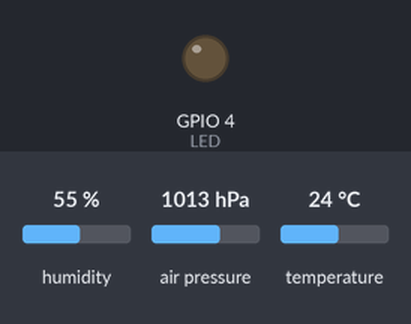
The sketch below on a simulated ESP8266 (NodeMCU). Parts: output pins drawn as LEDs (lit = HIGH). Wiring (inferred from the names in the program): BME280 sensor at I2C address 0x76. The test bench sets the inputs (shaded band); at power-on: humidity 55 %, air pressure 1013 hPa, temperature 24 °C. WiFi joins after 1.5 s; servers stay silent unless stated; uploads are accepted with an empty reply; what the sketch prints to the serial monitor is not drawn. At 1.8 s the program puts the board to deep sleep or switches it off; the recording ends there.

Above: at 0.1 s.
At 1.1 s:
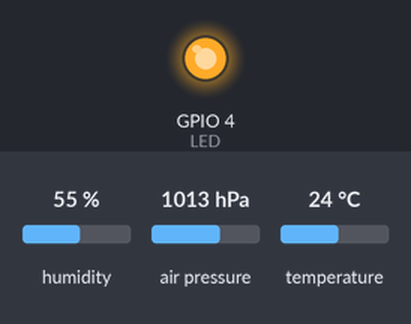
Timing chart, 0 to 1.8 s (numbered marks = the images above):
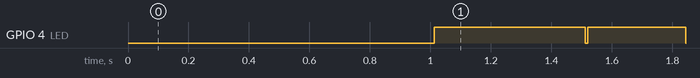

Measured:
- by itself, GPIO 4 (LED): LOW → HIGH at 1.0 s, → LOW 0.50 s later, → HIGH 0.01 s later, → LOW 0.32 s later

The sketch:

Arduino-ESP8266-BME280.ino
```cpp
#include <ESP8266WiFi.h>
#include <Wire.h>
#include "BME280.h"
#include "Ambient.h"

extern "C" {
#include "user_interface.h"
}

#define _DEBUG 1
#if _DEBUG
#define DBG(...) { Serial.print(__VA_ARGS__); }
#define DBGLED(...) { digitalWrite(__VA_ARGS__); }
#else
#define DBG(...)
#define DBGLED(...)
#endif /* _DBG */

#define LED 4
#define SDA 14
#define SCL 13

#define PERIOD 300

const char* ssid = "ssid";
const char* password = "password";
WiFiClient client;

unsigned int channelId = 100;
const char* writeKey = "...writeKey...";
Ambient ambient;

BME280 bme280;

void ftoa(double val, char *buf) {
    itoa((int)val, buf, 10);
    int i = strlen(buf);
    buf[i++] = '.';
    val = (int)(val * 10) % 10;
    itoa(val, &buf[i], 10);
}

void setup()
{
    int t = millis();
    wifi_set_sleep_type(LIGHT_SLEEP_T);

#ifdef _DEBUG
    Serial.begin(115200);
    delay(10);
#endif
    DBG("Start");
    pinMode(LED, OUTPUT);

    WiFi.begin(ssid, password);

    int i = 0;
    while (WiFi.status() != WL_CONNECTED) {
        delay(500);

        DBGLED(LED, i++ % 2);
        DBG(".");
    }

    DBGLED(LED, LOW);
    DBG("WiFi connected");
    DBG("IP address: ");
    DBG(WiFi.localIP());
    DBG("\r\n");

    ambient.begin(channelId, writeKey, &client);
    bme280.begin(SDA, SCL);

    // 電源投入直後の値は不安定なので、読み捨てる
    bme280.readTemperature();
    bme280.readHumidity();
    bme280.readPressure();
    double temp = 0.0, pressure = 0.0, humid=0.0;
    char tempbuf[12];
    char humidbuf[12];
    char pressurebuf[12];

    temp = bme280.readTemperature();
    humid = bme280.readHumidity();
    pressure = bme280.readPressure();

    DBG("temp: ");
    DBG(temp);
    DBG(" DegC,  humid: ");
    DBG(humid);
    DBG(" %, pressure: ");
    DBG(pressure);
    DBG(" hPa\r\n");

    ftoa(temp, tempbuf);
    ambient.set(1, tempbuf);
    ftoa(humid, humidbuf);
    ambient.set(2, humidbuf);
    ftoa(pressure, pressurebuf);
    ambient.set(3, pressurebuf);

    DBGLED(LED, HIGH);

    ambient.send();

    DBGLED(LED, LOW);

    t = millis() - t;
    t = (t < PERIOD * 1000) ? (PERIOD * 1000 - t) : 1;
    ESP.deepSleep(t * 1000, RF_DEFAULT);
    delay(1000);
}


void loop()
{
    while (true) {
        yield();
    }
}
```

Ambient.cpp
```cpp
/*
 * ambient.cpp - Library for sending data to Ambient
 * Created by Takehiko Shimojima, April 21, 2016
 */
#include "Ambient.h"

#define AMBIENT_DEBUG 0

#if AMBIENT_DEBUG
#define DBG(...) { Serial.print(__VA_ARGS__); }
#define ERR(...) { Serial.print(__VA_ARGS__); }
#else
#define DBG(...)
#define ERR(...)
#endif /* AMBIENT_DBG */

const char* AMBIENT_HOST = "54.65.206.59";
int AMBIENT_PORT = 80;
const char* AMBIENT_HOST_DEV = "192.168.0.6";
int AMBIENT_PORT_DEV = 4567;

const char * ambient_keys[] = {"\"d1\":\"", "\"d2\":\"", "\"d3\":\"", "\"d4\":\"", "\"d5\":\"", "\"d6\":\"", "\"d7\":\"", "\"d8\":\"", "\"lat\":\"", "\"lng\":\"", "\"created\":\""};

Ambient::Ambient() {
}

bool
Ambient::begin(unsigned int channelId, const char * writeKey, WiFiClient * c, int dev) {
    this->channelId = channelId;

    if (sizeof(writeKey) > AMBIENT_WRITEKEY_SIZE) {
        ERR("writeKey length > AMBIENT_WRITEKEY_SIZE");
        return false;
    }
    strcpy(this->writeKey, writeKey);

    if(NULL == c) {
        ERR("Socket Pointer is NULL, open a socket.");
        return false;
    }
    this->client = c;
    this->dev = dev;
    if (dev) {
        strcpy(this->host, AMBIENT_HOST_DEV);
        this->port = AMBIENT_PORT_DEV;
    } else {
        strcpy(this->host, AMBIENT_HOST);
        this->port = AMBIENT_PORT;
    }
    for (int i = 0; i < AMBIENT_NUM_PARAMS; i++) {
        this->data[i].set = false;
    }
        return true;
}

bool
Ambient::set(int field, char * data) {
    --field;
    if (field < 0 || field >= AMBIENT_NUM_PARAMS) {
        return false;
    }
    if (strlen(data) > AMBIENT_DATA_SIZE) {
        return false;
    }
    this->data[field].set = true;
    strcpy(this->data[field].item, data);

    return true;
}

bool
Ambient::clear(int field) {
    --field;
    if (field < 0 || field >= AMBIENT_NUM_PARAMS) {
        return false;
    }
    this->data[field].set = false;

    return true;
}

bool
Ambient::send() {

    int retry;
    for (retry = 0; retry < AMBIENT_MAX_RETRY; retry++) {
        int ret;
        ret = this->client->connect(this->host, this->port);
        if (ret) {
            break ;
        }
    }
    if(retry == AMBIENT_MAX_RETRY) {
        ERR("Could not connect socket to host\r\n");
        return false;
    }

    char str[180];
    char body[192];
    char inChar;

    memset(body, 0, sizeof(body));
    strcat(body, "{\"writeKey\":\"");
    strcat(body, this->writeKey);
    strcat(body, "\",");

    for (int i = 0; i < AMBIENT_NUM_PARAMS; i++) {
        if (this->data[i].set) {
            strcat(body, ambient_keys[i]);
            strcat(body, this->data[i].item);
            strcat(body, "\",");
        }
    }
    body[strlen(body) - 1] = '\0';
    strcat(body, "}\r\n");

    memset(str, 0, sizeof(str));
    sprintf(str, "POST /api/v2/channels/%d/data HTTP/1.1\r\n", this->channelId);
    if (this->port == 80) {
        sprintf(&str[strlen(str)], "Host: %s\r\n", this->host);
    } else {
        sprintf(&str[strlen(str)], "Host: %s:%d\r\n", this->host, this->port);
    }
    sprintf(&str[strlen(str)], "Content-Length: %d\r\n", strlen(body));
    sprintf(&str[strlen(str)], "Content-Type: application/json\r\n\r\n");

    DBG("sending: ");DBG(strlen(str));DBG("bytes\r\n");DBG(str);

    int ret;
    ret = this->client->print(str);
    delay(30);
    DBG(ret);DBG(" bytes sent\n\n");
    if (ret == 0) {
        ERR("send failed\n");
        return false;
    }
    ret = this->client->print(body);
    delay(30);
    DBG(ret);DBG(" bytes sent\n\n");
    if (ret == 0) {
        ERR("send failed\n");
        return false;
    }

    while (this->client->available()) {
        inChar = this->client->read();
#if AMBIENT_DEBUG
        Serial.write(inChar);
#endif
    }

    this->client->stop();

    for (int i = 0; i < AMBIENT_NUM_PARAMS; i++) {
        this->data[i].set = false;
    }

    return true;
}

int
Ambient::bulk_send(char *buf) {

    int retry;
    for (retry = 0; retry < AMBIENT_MAX_RETRY; retry++) {
        int ret;
        ret = this->client->connect(this->host, this->port);
        if (ret) {
            break ;
        }
    }
    if(retry == AMBIENT_MAX_RETRY) {
        ERR("Could not connect socket to host\r\n");
        return -1;
    }

    char str[180];
    char inChar;

    memset(str, 0, sizeof(str));
    sprintf(str, "POST /api/v2/channels/%d/dataarray HTTP/1.1\r\n", this->channelId);
    if (this->port == 80) {
        sprintf(&str[strlen(str)], "Host: %s\r\n", this->host);
    } else {
        sprintf(&str[strlen(str)], "Host: %s:%d\r\n", this->host, this->port);
    }
    sprintf(&str[strlen(str)], "Content-Length: %d\r\n", strlen(buf));
    sprintf(&str[strlen(str)], "Content-Type: application/json\r\n\r\n");

    DBG("sending: ");DBG(strlen(str));DBG("bytes\r\n");DBG(str);

    int ret;
    ret = this->client->print(str); // send header
    delay(30);
    DBG(ret);DBG(" bytes sent\n\n");
    if (ret == 0) {
        ERR("send failed\n");
        return -1;
    }

    int sent = 0;
    unsigned long starttime = millis();
    while ((millis() - starttime) < AMBIENT_TIMEOUT) {
        ret = this->client->print(&buf[sent]);
        delay(30);
        DBG(ret);DBG(" bytes sent\n\n");
        if (ret == 0) {
            ERR("send failed\n");
            return -1;
        }
        sent += ret;
        if (sent >= strlen(buf)) {
            break;
        }
    }
    delay(500);

    while (this->client->available()) {
        inChar = this->client->read();
#if AMBIENT_DEBUG
        Serial.write(inChar);
#endif
    }

    this->client->stop();

    for (int i = 0; i < AMBIENT_NUM_PARAMS; i++) {
        this->data[i].set = false;
    }

    return (sent == 0) ? -1 : sent;
}

bool
Ambient::delete_data(const char * userKey) {
    int retry;
    for (retry = 0; retry < AMBIENT_MAX_RETRY; retry++) {
        int ret;
        ret = this->client->connect(this->host, this->port);
        if (ret) {
            break ;
        }
    }
    if(retry == AMBIENT_MAX_RETRY) {
        ERR("Could not connect socket to host\r\n");
        return false;
    }

    char str[180];
    char inChar;

    memset(str, 0, sizeof(str));
    sprintf(str, "DELETE /api/v2/channels/%d/data?userKey=%s HTTP/1.1\r\n", this->channelId, userKey);
    if (this->port == 80) {
        sprintf(&str[strlen(str)], "Host: %s\r\n", this->host);
    } else {
        sprintf(&str[strlen(str)], "Host: %s:%d\r\n", this->host, this->port);
    }
    sprintf(&str[strlen(str)], "Content-Length: 0\r\n");
    sprintf(&str[strlen(str)], "Content-Type: application/json\r\n\r\n");
    DBG(str);

    int ret;
    ret = this->client->print(str);
    delay(30);
    DBG(ret);DBG(" bytes sent\r\n");
    if (ret == 0) {
        ERR("send failed\r\n");
        return false;
    }

    while (this->client->available()) {
        inChar = this->client->read();
#if AMBIENT_DEBUG
        Serial.write(inChar);
#endif
    }

    this->client->stop();

    for (int i = 0; i < AMBIENT_NUM_PARAMS; i++) {
        this->data[i].set = false;
    }

    return true;
}
```

Ambient.h
```cpp
/*
 * ambient.h - Library for sending data to Ambient
 * Created by Takehiko Shimojima, April 21, 2016
 */
#ifndef Ambient_h
#define Ambient_h

#include "Arduino.h"
#include <ESP8266WiFi.h>

#define AMBIENT_WRITEKEY_SIZE 18
#define AMBIENT_MAX_RETRY 5
#define AMBIENT_DATA_SIZE 24
#define AMBIENT_NUM_PARAMS 11
#define AMBIENT_TIMEOUT 3000 // milliseconds

class Ambient
{
public:

    Ambient(void);

    bool begin(unsigned int channelId, const char * writeKey, WiFiClient * c, int dev = 0);
    bool set(int field, char * data);
    bool clear(int field);

    bool send(void);
    int bulk_send(char * buf);
    bool delete_data(const char * userKey);

private:

    WiFiClient * client;
    unsigned int channelId;
    char writeKey[AMBIENT_WRITEKEY_SIZE];
    int dev;
    char host[18];
    int port;

    struct {
        int set;
        char item[AMBIENT_DATA_SIZE];
    } data[AMBIENT_NUM_PARAMS];
};

#endif // Ambient_h
```

BME280.cpp
```cpp
/*
 * Modified from Switchscience BME280 sample code.
 * https://github.com/SWITCHSCIENCE/BME280/blob/master/Arduino/BME280_I2C/BME280_I2C.ino
 */
#include "BME280.h"

BME280::BME280() {
}

BME280::~BME280() {
}

void BME280::begin(int sda, int sck) {
    uint8_t osrs_t = 1;             //Temperature oversampling x 1
    uint8_t osrs_p = 1;             //Pressure oversampling x 1
    uint8_t osrs_h = 1;             //Humidity oversampling x 1
    uint8_t mode = 3;               //Normal mode
    uint8_t t_sb = 5;               //Tstandby 1000ms
    uint8_t filter = 0;             //Filter off
    uint8_t spi3w_en = 0;           //3-wire SPI Disable

    uint8_t ctrl_meas_reg = (osrs_t << 5) | (osrs_p << 2) | mode;
    uint8_t config_reg    = (t_sb << 5) | (filter << 2) | spi3w_en;
    uint8_t ctrl_hum_reg  = osrs_h;

    Wire.begin(sda, sck);

    writeReg(0xF2,ctrl_hum_reg);
    writeReg(0xF4,ctrl_meas_reg);
    writeReg(0xF5,config_reg);
    readTrim();                    //
}

double BME280::readTemperature(void) {
    signed long int temp_raw;
    signed long int var1, var2;

    int i = 0;
    uint32_t data[8];
    Wire.beginTransmission(BME280_ADDRESS);
    Wire.write(0xfa);
    Wire.endTransmission();
    Wire.requestFrom(BME280_ADDRESS,3);
    while(Wire.available()){
        data[i] = Wire.read();
        i++;
    }
    temp_raw = (data[0] << 12) | (data[1] << 4) | (data[2] >> 4);

    var1 = ((((temp_raw >> 3) - ((signed long int)dig_T1<<1))) * ((signed long int)dig_T2)) >> 11;
    var2 = (((((temp_raw >> 4) - ((signed long int)dig_T1)) * ((temp_raw>>4) - ((signed long int)dig_T1))) >> 12) * ((signed long int)dig_T3)) >> 14;

    t_fine = var1 + var2;

    return ((t_fine * 5 + 128) >> 8) / 100.0;
}

double BME280::readPressure(void) {
    unsigned long int pres_raw;
    signed long int var1, var2;
    unsigned long int P;

    int i = 0;
    uint32_t data[8];
    Wire.beginTransmission(BME280_ADDRESS);
    Wire.write(0xf7);
    Wire.endTransmission();
    Wire.requestFrom(BME280_ADDRESS,3);
    while(Wire.available()){
        data[i] = Wire.read();
        i++;
    }
    pres_raw = (data[0] << 12) | (data[1] << 4) | (data[2] >> 4);

    var1 = (((signed long int)t_fine)>>1) - (signed long int)64000;
    var2 = (((var1>>2) * (var1>>2)) >> 11) * ((signed long int)dig_P6);
    var2 = var2 + ((var1*((signed long int)dig_P5))<<1);
    var2 = (var2>>2)+(((signed long int)dig_P4)<<16);
    var1 = (((dig_P3 * (((var1>>2)*(var1>>2)) >> 13)) >>3) + ((((signed long int)dig_P2) * var1)>>1))>>18;
    var1 = ((((32768+var1))*((signed long int)dig_P1))>>15);
    if (var1 == 0) {
        return 0;
    }
    P = (((unsigned long int)(((signed long int)1048576)-pres_raw)-(var2>>12)))*3125;
    if(P<0x80000000) {
       P = (P << 1) / ((unsigned long int) var1);
    } else {
      P = (P / (unsigned long int)var1) * 2;
    }
    var1 = (((signed long int)dig_P9) * ((signed long int)(((P>>3) * (P>>3))>>13)))>>12;
    var2 = (((signed long int)(P>>2)) * ((signed long int)dig_P8))>>13;
    P = (unsigned long int)((signed long int)P + ((var1 + var2 + dig_P7) >> 4));
    return P / 100.0;
}

double BME280::readHumidity(void) {
    unsigned long int hum_raw;
    signed long int v_x1;

    int i = 0;
    uint32_t data[8];
    Wire.beginTransmission(BME280_ADDRESS);
    Wire.write(0xfd);
    Wire.endTransmission();
    Wire.requestFrom(BME280_ADDRESS,3);
    while(Wire.available()){
        data[i] = Wire.read();
        i++;
    }
    hum_raw  = (data[0] << 8) | data[1];

    v_x1 = (t_fine - ((signed long int)76800));
    v_x1 = (((((hum_raw << 14) -(((signed long int)dig_H4) << 20) - (((signed long int)dig_H5) * v_x1)) +
              ((signed long int)16384)) >> 15) * (((((((v_x1 * ((signed long int)dig_H6)) >> 10) *
              (((v_x1 * ((signed long int)dig_H3)) >> 11) + ((signed long int) 32768))) >> 10) + (( signed long int)2097152)) *
              ((signed long int) dig_H2) + 8192) >> 14));
    v_x1 = (v_x1 - (((((v_x1 >> 15) * (v_x1 >> 15)) >> 7) * ((signed long int)dig_H1)) >> 4));
    v_x1 = (v_x1 < 0 ? 0 : v_x1);
    v_x1 = (v_x1 > 419430400 ? 419430400 : v_x1);
    return (unsigned long int)(v_x1 >> 12) / 1024.0;
}

void BME280::writeReg(uint8_t reg_address, uint8_t data) {
    Wire.beginTransmission(BME280_ADDRESS);
    Wire.write(reg_address);
    Wire.write(data);
    Wire.endTransmission();
}

void BME280::readTrim() {
    uint8_t data[32],i=0;
    Wire.beginTransmission(BME280_ADDRESS);
    Wire.write(0x88);
    Wire.endTransmission();
    Wire.requestFrom(BME280_ADDRESS,24);
    while(Wire.available()){
        data[i] = Wire.read();
        i++;
    }

    Wire.beginTransmission(BME280_ADDRESS);
    Wire.write(0xA1);
    Wire.endTransmission();
    Wire.requestFrom(BME280_ADDRESS,1);
    data[i] = Wire.read();
    i++;

    Wire.beginTransmission(BME280_ADDRESS);
    Wire.write(0xE1);
    Wire.endTransmission();
    Wire.requestFrom(BME280_ADDRESS,7);
    while(Wire.available()){
        data[i] = Wire.read();
        i++;
    }
    dig_T1 = (data[1] << 8) | data[0];
    dig_T2 = (data[3] << 8) | data[2];
    dig_T3 = (data[5] << 8) | data[4];
    dig_P1 = (data[7] << 8) | data[6];
    dig_P2 = (data[9] << 8) | data[8];
    dig_P3 = (data[11]<< 8) | data[10];
    dig_P4 = (data[13]<< 8) | data[12];
    dig_P5 = (data[15]<< 8) | data[14];
    dig_P6 = (data[17]<< 8) | data[16];
    dig_P7 = (data[19]<< 8) | data[18];
    dig_P8 = (data[21]<< 8) | data[20];
    dig_P9 = (data[23]<< 8) | data[22];
    dig_H1 = data[24];
    dig_H2 = (data[26]<< 8) | data[25];
    dig_H3 = data[27];
    dig_H4 = (data[28]<< 4) | (0x0F & data[29]);
    dig_H5 = (data[30] << 4) | ((data[29] >> 4) & 0x0F);
    dig_H6 = data[31];
}
```

BME280.h
```cpp
/*
 * Modified from Switchscience BME280 sample code.
 * https://github.com/SWITCHSCIENCE/BME280/blob/master/Arduino/BME280_I2C/BME280_I2C.ino
 */
#ifndef MBED_BME280_H
#define MBED_BME280_H

#include <Wire.h>

#define BME280_ADDRESS 0x76

class BME280
{
public:
    BME280(void);

    virtual ~BME280();

    void begin(int sda, int sck);

    double readTemperature(void);

    double readPressure(void);

    double readHumidity(void);

private:
    signed long int t_fine;

    uint16_t dig_T1;
     int16_t dig_T2;
     int16_t dig_T3;
    uint16_t dig_P1;
     int16_t dig_P2;
     int16_t dig_P3;
     int16_t dig_P4;
     int16_t dig_P5;
     int16_t dig_P6;
     int16_t dig_P7;
     int16_t dig_P8;
     int16_t dig_P9;
     uint8_t  dig_H1;
     int16_t dig_H2;
     uint8_t  dig_H3;
     int16_t dig_H4;
     int16_t dig_H5;
     int8_t  dig_H6;

    void writeReg(uint8_t reg_address, uint8_t data);
    void readTrim(void);
};

#endif // MBED_BME280_H
```
